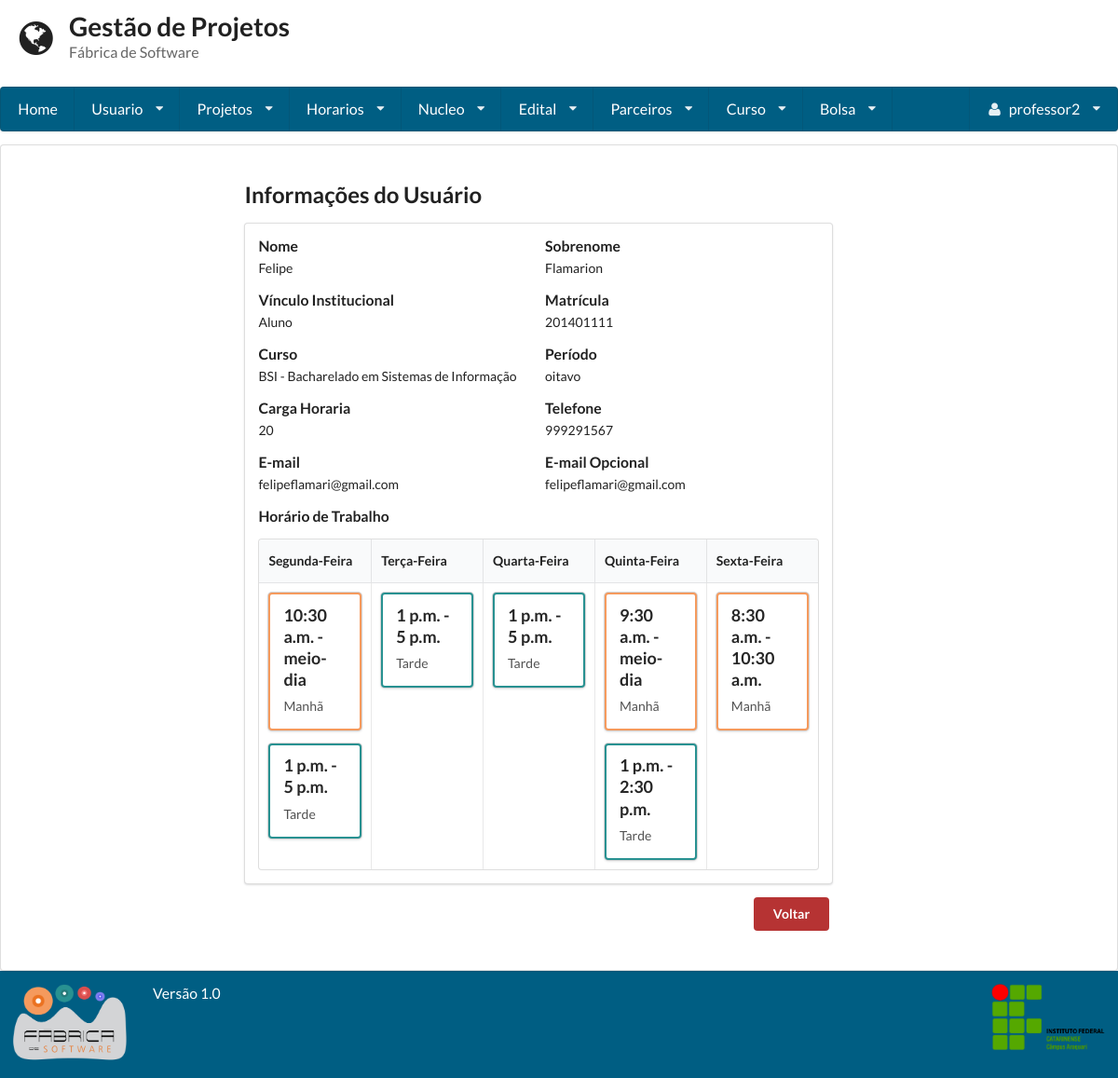
/visualizar_usuario/7/ (signed in), run on the app's committed database.
### gestaoapp/models/usuario.py (models this page shows, shortened)
class Usuario(User):
    PERIODO_CHOICES = (
        ('primeiro', '1° Semestre'),
        ('segundo', '2° Semestre'),
        ('terceiro', '3° Semestre'),
        ('quarto', '4° Semestre'),
        ('quinto', '5° Semestre'),
        ('sexto', '6° Semestre'),
        ('setimo', '7° Semestre'),
        ('oitavo', '8° Semestre'),
        ('nono', '9° Semestre'),
        ('decimo', '10° Semestre'),
    )
    VINCULO_CHOICES = (
        ('Aluno', 'Aluno'),
        ('Professor', 'Professor'),
    )
    periodo = models.CharField(
        max_length=255, null=True, blank=True,
        choices=PERIODO_CHOICES
    )
    vinculo_institucional = models.CharField(
        max_length=255, null=True, blank=True,
        choices=VINCULO_CHOICES)
    email_opcional = models.EmailField(max_length=254, null=True, blank=True)
    matricula = models.CharField(max_length=255, unique=True)
    foto = models.ImageField(upload_to='profile_images')
    carga_horaria = models.IntegerField(validators=[MaxValueValidator(100), MinValueValidator(1)])
    telefone1 = models.CharField(max_length=11)
    telefone2 = models.CharField(max_length=11, blank=True, null=True)
    curso = models.ForeignKey(Curso, null=True, blank=True)
    verificacao = models.CharField(max_length=255, null=True, blank=True, unique=True)
    lattes = models.URLField(null=True, blank=True)
    desc = models.TextField()
    super_adm = models.BooleanField(default=False)

### gestaoapp/models/curso.py (models this page shows)
class Curso(models.Model):
	curso = models.CharField(max_length=255)
	def __unicode__(self):
		return self.curso

### gestaoapp/models/horario.py (models this page shows)
class Horario(models.Model):
    MANHA = 'MA'
    TARDE = 'TA'
    NOITE = 'NO'
    HORARIO_CHOICES = (
        (MANHA, 'Manha'),
        (TARDE, 'Tarde'),
        (NOITE, 'Noite'),
    )
    turno = models.CharField(
        max_length=2,
        choices=HORARIO_CHOICES
    )
    SEGUNDA = 'SEG'
    TERCA = 'TER'
    QUARTA = 'QUA'
    QUINTA = 'QUI'
    SEXTA = 'SEX'
    DIA_CHOICES = (
        (SEGUNDA, 'Segunda-Feira'),
        (TERCA, 'Terca-Feira'),
        (QUARTA, 'Quarta-Feira'),
        (QUINTA, 'Quinta-Feira'),
        (SEXTA, 'Sexta-Feira'),
    )
    data = models.CharField(
        max_length=255,
        choices=DIA_CHOICES
    )
    usuario = models.ForeignKey(Usuario, null=False, blank=False)
    hora_inicio = models.TimeField()
    hora_fim = models.TimeField()

### gestaoapp/views/usuario.py (the view, shortened to what this page needs)
# urls.py: url(r'^visualizar_usuario/(?P<usuario_id>\d+)/$', VisualizarUsuario.as_view()),
class VisualizarUsuario(LoginRequiredMixin, View):
    template = "usuario/visualizar.html"
    def get(self, request, usuario_id=None):
        if usuario_id:
            usuario = Usuario.objects.get(id=usuario_id)
            horarios = TabelaHorarios().get(usuario)
            return render(request, self.template, {'usuario': usuario, 'horarios': horarios})
        else:
            return render(request, self.template, {})

### gestaoapp/controls/tabela_horarios.py (called while the page is built)
    def get(self, usuario):
        horarios = Horario.objects.filter(usuario=usuario).order_by('hora_inicio', 'hora_fim')
        return self.organizarHorarios(horarios)

    def organizarHorarios(self, horarios):
        horarios_organizados_por_dia = {}
        for horario in horarios:
            if horario.data in horarios_organizados_por_dia:
                horarios_organizados_por_dia[horario.data].append(horario)
            else:
                horarios_organizados_por_dia[horario.data] = [horario]
        return horarios_organizados_por_dia

### gestaoapp/templatetags/get_dict_item.py (called while the page is built)
@register.filter(name='get_dict_item')
def get_dict_item(dictionary, key):
    return dictionary.get(key)

### gestaoapp/templates/usuario/visualizar.html (shortened to what this page needs)
{% extends 'base.html'%}
{% load staticfiles %}
{% block conteudo %}
	<div class="ui grid">
		<div class="row">
			<div class="fifteen wide column">
				<div class="ui form">
					<h2 class="ui header">
			            Informações do Usuário
			        </h2>
				</div>
				<div class="ui segment form">
					<div class="two fields">
						<div class="field">
							<label>Nome</label>
							{{ usuario.first_name }}
						</div>
						<div class="field">
							<label>Sobrenome</label>
							{{usuario.last_name}}
						</div>
					</div>
					<div class="two fields">
						<div class="field">
							<label>Vínculo Institucional</label>
							{{usuario.vinculo_institucional}}
						</div>
						<div class="field">
							<label>Matrícula</label>
								{{usuario.matricula}}
						</div>
					</div>
					<div class="two fields">
						<div class="field">
							<label>Curso</label>
							{{usuario.curso}}
						</div>
						<div class="field">
							<label>Período</label>
							{{usuario.periodo}}
						</div>
					</div>
					<div class="two fields">
						<div class="field">
							<label>Carga Horaria</label>
							{{usuario.carga_horaria}}
						</div>
						<div class="field">
							<label>Telefone</label>
							{{usuario.telefone1}}
						</div>
					</div>
					<div class="two fields">
						<div class="field">
							<label>E-mail</label>
							{{usuario.email}}
						</div>
						<div class="field">
							<label>E-mail Opcional</label>
							{{usuario.email_opcional}}
						</div>
					</div>
					<div class="field">
						<label>Horário de Trabalho</label>
                        {% include 'horario/tabela_horarios.html' %}
					</div>
				</div>
				<a href='/consulta_usuario/'><button class='ui red button direita '>Voltar</button></a>
			</div>
		</div>
	</div>
{% endblock %}

### gestaoapp/templates/base.html (shortened to what this page needs)
<!doctype html>
<head>
    {% load staticfiles %}
    <link rel="stylesheet" href="{% static 'semantic-2.1/dist/semantic.css' %}"/>
    <link rel="stylesheet" href="{% static 'base.css' %}"/>
</head>
<body class="cor-fundo">
<header class="cabecalho">
    <div class="ui grid">
        <div class="row">
            <div class='twelve wide column'>
                <h1 class="ui header">
                    <i class='ui icon world'></i>
                    <div class="ui content">
                        Gestão de Projetos
                        <p class="sub header">
                            Fábrica de Software
                        </p>
                    </div>
                </h1>
            </div>
        </div>
        {% if user.is_authenticated %}
            <div class="computer only row">
                <nav class="ui large menu stackable"><a class="item" href="/home">Home</a>
                    <div class="ui dropdown item">Usuario<i class="dropdown icon"></i>
                    </div>
                    <div class="ui dropdown item">Projetos<i class="dropdown icon"></i>
                    </div>
                    <div class="ui dropdown item">Horarios<i class="dropdown icon"></i>
                    </div>
                    <div class="ui dropdown item">Nucleo<i class="dropdown icon"></i>
                    </div>
                    <div class="ui dropdown item">Edital<i class="dropdown icon"></i>
                    </div>
                    <div class="ui dropdown item">Parceiros<i class="dropdown icon"></i>
                    </div>
                    {% if user.is_superuser %}
                        <div class="ui dropdown item">Curso<i class="dropdown icon"></i>
                        </div>
                    {% endif %}
                    {% if user.is_superuser %}
                        <div class="ui dropdown item">Bolsa<i class="dropdown icon"></i>
                        </div>
                    {% endif %}
                    <div class="ui dropdown item right floated"><i class="user icon"></i>
                        {{ request.user.first_name }} <i class="dropdown icon"></i>
                    </div>
                </nav>
            </div>
        {% endif %}
    </div>
</header>
<article class="corpo ui segment cor-conteudo">
    <div class="ui grid">
        <div class="row">
            <div class="three wide column"></div>
            <div class="ten wide column">
                {% block conteudo %}
                {% endblock %}
            </div>
        </div>
    </div>
</article>
<footer class="ui grid rodape verde_escuro">
    <div class="two wide column">
        <img class="ui small image" src="{% static 'fabrica.png' %}">
    </div>
    <div class=" twelve wide column">
        <label class="centered"> Versão 1.0 </label>
    </div>
    <div class="two wide column">
        <img class="ui small image" src="{% static 'ifc2.png' %}">
    </div>
</footer>
</body>
</html>

### gestaoapp/templates/horario/tabela_horarios.html (shortened to what this page needs)
{% if horarios %}
{% with 'Segunda-Feira Terça-Feira Quarta-Feira Quinta-Feira Sexta-Feira' as dias_da_semana %}
    <table class="ui celled fixed table">
        <thead>
            <tr>
                {% for dia in dias_da_semana.split %}
                <th>{{ dia }}</th>
                {% endfor %}
            </tr>
        </thead>
        <tbody>
            <tr>
            {% for dia in dias_da_semana.split %}
                <td class="top_td">
                {% with dia|slice:"0:3"|upper as dia_prefixo %}
                {% for horario in horarios|get_dict_item:dia_prefixo %}
                    <div class="ui
                     {% if horario.turno == 'MA' %}
                        laranja_fabrica
                    {% elif horario.turno == 'TA' %}
                        verde_fabrica
                    {% elif horario.turno == 'NO' %}
                        vermelho_fabrica
                    {% endif %}
                     horario_card card">
                        <div class="content">
                            <div class="header">
                                {{ horario.hora_inicio }} - {{ horario.hora_fim }}
                            </div>
                            <div class="description">
                                {% if horario.turno == 'MA' %}
                                    Manhã
                                {% elif horario.turno == 'TA' %}
                                    Tarde
                                {% elif horario.turno == 'NO' %}
                                    Noite
                                {% endif %}
                            </div>
                        </div>
                    </div>
                {% endfor %}
                {% endwith %}
                </td>
            {% endfor %}
            </tr>
        </tbody>
    </table>
{% endwith %}
{% endif %}

### static/base.css (style rules this page uses)
.direita { float: right; }
.ui.grid { margin:0 !important; padding:0 !important; }
.cabecalho { min-height: 16% !important; color: #005e83 !important; }
.cabecalho .grid { margin:0 !important; padding:0 !important; }
.corpo { min-height: 64.9% !important; }
.rodape { min-height: 11% !important; }
article { margin: 0 !important; }
.red { background-color: #B63333 !important; }
.verde_escuro { background:#005e83 !important; color:#FFFFFF !important; }
.ui.menu { width: 100% !important; background-color: #005e83 !important; }
.ui.menu > .item { color: #FFF !important; }
label { font-size: 1.125em !important; }
.top_td { vertical-align: baseline; }
.horario_card { border: 2px solid #000000!important; }
.laranja_fabrica { border-color: #f59a5d!important; }
.verde_fabrica { border-color: #289191!important; }

### data on the page
Usuario: vinculo_institucional "Aluno", matricula "201401111", curso "BSI - Bacharelado em Sistemas de Informação", periodo "oitavo", carga_horaria "20", telefone1 "999291567", email_opcional "felipeflamari@gmail.com"
Horario: hora_inicio "10:30 a.m.", hora_fim "meio-dia", turno "Manhã"
Horario: hora_inicio "1 p.m.", hora_fim "5 p.m.", turno "Tarde"
Horario: hora_inicio "1 p.m.", hora_fim "5 p.m.", turno "Tarde"
Horario: hora_inicio "1 p.m.", hora_fim "5 p.m.", turno "Tarde"
Horario: hora_inicio "9:30 a.m.", hora_fim "meio-dia", turno "Manhã"
Horario: hora_inicio "1 p.m.", hora_fim "2:30 p.m.", turno "Tarde"
Horario: hora_inicio "8:30 a.m.", hora_fim "10:30 a.m.", turno "Manhã"

### other printed values
{{ request.user.first_name }} "professor2"
{{ usuario.first_name }} "Felipe"
{{ usuario.last_name }} "Flamarion"
{{ usuario.email }} "felipeflamari@gmail.com"
{{ dia }} "Segunda-Feira" "Terça-Feira" "Quarta-Feira" "Quinta-Feira" "Sexta-Feira"
